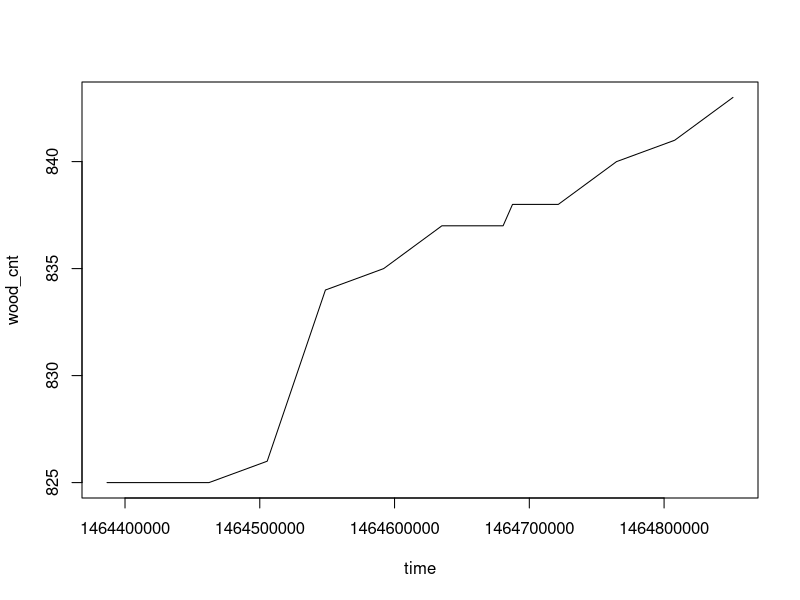

The R script that drew this image: (Note: this script raises an error after producing the figure.)
d = read.csv("DungeonsDB.csv", sep = ";", stringsAsFactor = F, encoding = "UTF-8")
godnames = unique(d$godname)
#save(godnames, file = "godnames")

coeff <- sapply(godnames, FUN = function(x) {
  data = d[d$godname==x,]
  as.numeric(lm(wood_cnt ~ time, data = data)$coefficients[2])
  } )

# переводим коэффициент наклона прямой в количество бревен
res = data.frame(name = godnames, woods = round(as.numeric(coeff*60*60*24),2))
res <- res[order(-res$woods),]
head(res)

# summarization
res$active = ifelse(res$woods > median(res$woods, na.rm = T), 1, 0)
res$alignment <- sapply(res$name, function(x) FUN = median(d$alignment[d$godname==x]))
res$arena.wins <- sapply(res$name, function(x) FUN = median(d$arena.wins[d$godname==x]))
res$arena.loses <- sapply(res$name, function(x) FUN = median(d$arena.loses[d$godname==x]))
res$arena.rate <- sapply(res$name, function(x) FUN = median(d$arena.wins[d$godname==x])/median(d$arena.loses[d$godname==x]))
res$gold <- sapply(res$name, function(x) FUN = median(d$gold_approx[d$godname==x]))
res$level <- sapply(res$name, function(x) FUN = median(d$level[d$godname==x]))
res$might         <- sapply(res$name, function(x) FUN = median(d$p.might[d$godname==x]))
res$templehood    <- sapply(res$name, function(x) FUN = median(d$p.templehood[d$godname==x]))
res$gladiatorship <- sapply(res$name, function(x) FUN = median(d$p.gladiatorship[d$godname==x]))
res$mastery       <- sapply(res$name, function(x) FUN = median(d$p.mastery[d$godname==x]))
res$taming        <- sapply(res$name, function(x) FUN = median(d$p.taming[d$godname==x]))
res$survival      <- sapply(res$name, function(x) FUN = median(d$p.survival[d$godname==x]))
res$savings       <- sapply(res$name, function(x) FUN = median(d$p.savings[d$godname==x]))
res$align.r       <- sapply(res$name, function(x) FUN = median(d$p.alignment[d$godname==x]))

res <- res[-which(is.nan(res$arena.rate) | is.infinite(res$arena.rate)),]

l <- glm(active ~ alignment+arena.rate+gold+level+might+templehood+gladiatorship+mastery+taming+survival+savings+align.r, data = res, family=binomial(logit))
summary(l)
predict.glm(l, res[res$name=="Capsula",], type = "response")

#####
res$woods[res$name=="Capsula"]
capsula.d = read.csv("capsula2.csv", sep = ";")
capsula.woods = round(as.numeric(lm(wood_cnt ~ time, data = capsula.d)$coefficients[2])*60*60*24,2)
plot(wood_cnt ~ time, data = d[d$godname=="Capsula",], type = "l")

######### ideal woodrate
x = 1:100; y = seq(0, 396, by = 4)+cumsum(rep(c(rep(0,19),6),5))
idealwoodrate = round(as.numeric(lm(y ~ x)$coefficients[2]),2)

# получаем цифробуквенные данные и перезаписываем БД
#####
monsters_killed[grep("ни одного", d$monsters_killed)] <- 0
monsters_killed[grep("дес", d$monsters_killed)] <- 10
monsters_killed[grep("сот", d$monsters_killed)] <- 100
monsters_killed[grep("тыс", d$monsters_killed)] <- 1000
i <- which(!is.na(as.numeric(gsub("[^0-9]", "", d$monsters_killed))))
monsters_killed[i] <- monsters_killed[i]*as.numeric(gsub("[^0-9]", "", d$monsters_killed))[i]
d$monsters_killed <- monsters_killed
write.table(d, "DungeonsDB.csv", sep = ";", col.names = T, row.names = F)
#####